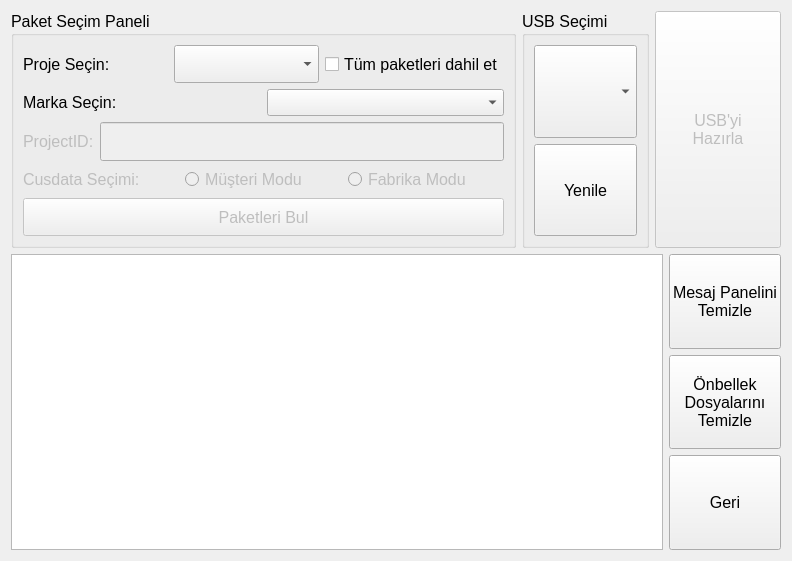
<?xml version="1.0" encoding="UTF-8"?>
<ui version="4.0">
 <class>imageCreatorWindow</class>
 <widget class="QWidget" name="imageCreatorWindow">
  <property name="geometry">
   <rect>
    <x>0</x>
    <y>0</y>
    <width>792</width>
    <height>561</height>
   </rect>
  </property>
  <property name="windowTitle">
   <string>Form</string>
  </property>
  <layout class="QVBoxLayout" name="verticalLayout_2" stretch="4,5">
   <item>
    <layout class="QHBoxLayout" name="horizontalLayout" stretch="4,1,1">
     <item>
      <widget class="QGroupBox" name="groupBox_3">
       <property name="font">
        <font>
         <pointsize>12</pointsize>
        </font>
       </property>
       <property name="title">
        <string>Paket Seçim Paneli</string>
       </property>
       <layout class="QVBoxLayout" name="verticalLayout" stretch="1,0,1,0,1">
        <item>
         <layout class="QHBoxLayout" name="horizontalLayout_2" stretch="0,0,0">
          <item>
           <widget class="QLabel" name="label">
            <property name="font">
             <font>
              <pointsize>12</pointsize>
             </font>
            </property>
            <property name="text">
             <string>Proje Seçin:</string>
            </property>
           </widget>
          </item>
          <item>
           <widget class="QComboBox" name="projectsComboBox">
            <property name="sizePolicy">
             <sizepolicy hsizetype="Preferred" vsizetype="Minimum">
              <horstretch>0</horstretch>
              <verstretch>0</verstretch>
             </sizepolicy>
            </property>
           </widget>
          </item>
          <item>
           <widget class="QCheckBox" name="dortluPaketCheckBox">
            <property name="sizePolicy">
             <sizepolicy hsizetype="Minimum" vsizetype="Minimum">
              <horstretch>0</horstretch>
              <verstretch>0</verstretch>
             </sizepolicy>
            </property>
            <property name="layoutDirection">
             <enum>Qt::LeftToRight</enum>
            </property>
            <property name="text">
             <string>Tüm paketleri dahil et</string>
            </property>
            <property name="iconSize">
             <size>
              <width>32</width>
              <height>32</height>
             </size>
            </property>
           </widget>
          </item>
         </layout>
        </item>
        <item>
         <layout class="QHBoxLayout" name="horizontalLayout_6">
          <item>
           <widget class="QLabel" name="label_2">
            <property name="text">
             <string>Marka Seçin:</string>
            </property>
           </widget>
          </item>
          <item>
           <widget class="QComboBox" name="brandsComboBox">
            <property name="sizePolicy">
             <sizepolicy hsizetype="Preferred" vsizetype="Minimum">
              <horstretch>0</horstretch>
              <verstretch>0</verstretch>
             </sizepolicy>
            </property>
           </widget>
          </item>
         </layout>
        </item>
        <item>
         <layout class="QHBoxLayout" name="horizontalLayout_3">
          <item>
           <widget class="QLabel" name="projectIdLabel">
            <property name="enabled">
             <bool>false</bool>
            </property>
            <property name="text">
             <string>ProjectID:</string>
            </property>
           </widget>
          </item>
          <item>
           <widget class="QLineEdit" name="projectIdLineEdit">
            <property name="enabled">
             <bool>false</bool>
            </property>
            <property name="sizePolicy">
             <sizepolicy hsizetype="Expanding" vsizetype="Minimum">
              <horstretch>0</horstretch>
              <verstretch>0</verstretch>
             </sizepolicy>
            </property>
           </widget>
          </item>
         </layout>
        </item>
        <item>
         <layout class="QHBoxLayout" name="horizontalLayout_4">
          <item>
           <widget class="QLabel" name="cusdataLabel">
            <property name="enabled">
             <bool>false</bool>
            </property>
            <property name="text">
             <string>Cusdata Seçimi:</string>
            </property>
           </widget>
          </item>
          <item>
           <widget class="QRadioButton" name="customerRadioButton">
            <property name="enabled">
             <bool>false</bool>
            </property>
            <property name="sizePolicy">
             <sizepolicy hsizetype="Minimum" vsizetype="Minimum">
              <horstretch>0</horstretch>
              <verstretch>0</verstretch>
             </sizepolicy>
            </property>
            <property name="text">
             <string>Müşteri Modu</string>
            </property>
            <property name="iconSize">
             <size>
              <width>32</width>
              <height>32</height>
             </size>
            </property>
           </widget>
          </item>
          <item>
           <widget class="QRadioButton" name="factoryRadioButton">
            <property name="enabled">
             <bool>false</bool>
            </property>
            <property name="sizePolicy">
             <sizepolicy hsizetype="Minimum" vsizetype="Minimum">
              <horstretch>0</horstretch>
              <verstretch>0</verstretch>
             </sizepolicy>
            </property>
            <property name="sizeIncrement">
             <size>
              <width>0</width>
              <height>0</height>
             </size>
            </property>
            <property name="text">
             <string>Fabrika Modu</string>
            </property>
            <property name="iconSize">
             <size>
              <width>32</width>
              <height>32</height>
             </size>
            </property>
           </widget>
          </item>
         </layout>
        </item>
        <item>
         <widget class="QPushButton" name="findButton">
          <property name="enabled">
           <bool>false</bool>
          </property>
          <property name="sizePolicy">
           <sizepolicy hsizetype="Minimum" vsizetype="Minimum">
            <horstretch>0</horstretch>
            <verstretch>0</verstretch>
           </sizepolicy>
          </property>
          <property name="font">
           <font>
            <pointsize>12</pointsize>
           </font>
          </property>
          <property name="text">
           <string>Paketleri Bul</string>
          </property>
         </widget>
        </item>
       </layout>
      </widget>
     </item>
     <item>
      <widget class="QGroupBox" name="groupBox">
       <property name="font">
        <font>
         <pointsize>12</pointsize>
        </font>
       </property>
       <property name="title">
        <string>USB Seçimi</string>
       </property>
       <layout class="QVBoxLayout" name="verticalLayout_3">
        <item>
         <widget class="QComboBox" name="usbDevicesBox">
          <property name="sizePolicy">
           <sizepolicy hsizetype="Preferred" vsizetype="Minimum">
            <horstretch>0</horstretch>
            <verstretch>0</verstretch>
           </sizepolicy>
          </property>
          <property name="font">
           <font>
            <pointsize>12</pointsize>
           </font>
          </property>
         </widget>
        </item>
        <item>
         <widget class="QPushButton" name="refreshButton">
          <property name="sizePolicy">
           <sizepolicy hsizetype="Minimum" vsizetype="Minimum">
            <horstretch>0</horstretch>
            <verstretch>0</verstretch>
           </sizepolicy>
          </property>
          <property name="font">
           <font>
            <pointsize>12</pointsize>
           </font>
          </property>
          <property name="text">
           <string>Yenile</string>
          </property>
         </widget>
        </item>
       </layout>
      </widget>
     </item>
     <item>
      <widget class="QPushButton" name="prepareButton">
       <property name="enabled">
        <bool>false</bool>
       </property>
       <property name="sizePolicy">
        <sizepolicy hsizetype="Minimum" vsizetype="Minimum">
         <horstretch>0</horstretch>
         <verstretch>0</verstretch>
        </sizepolicy>
       </property>
       <property name="font">
        <font>
         <pointsize>12</pointsize>
        </font>
       </property>
       <property name="text">
        <string>USB'yi
Hazırla</string>
       </property>
      </widget>
     </item>
    </layout>
   </item>
   <item>
    <layout class="QHBoxLayout" name="horizontalLayout_5" stretch="6,1">
     <item>
      <widget class="QPlainTextEdit" name="infoMessages"/>
     </item>
     <item>
      <layout class="QVBoxLayout" name="verticalLayout_4">
       <item>
        <widget class="QPushButton" name="clearInfoMessagesButton">
         <property name="sizePolicy">
          <sizepolicy hsizetype="Minimum" vsizetype="Minimum">
           <horstretch>0</horstretch>
           <verstretch>0</verstretch>
          </sizepolicy>
         </property>
         <property name="font">
          <font>
           <pointsize>12</pointsize>
          </font>
         </property>
         <property name="text">
          <string>Mesaj Panelini
Temizle</string>
         </property>
        </widget>
       </item>
       <item>
        <widget class="QPushButton" name="clearCacheButton">
         <property name="sizePolicy">
          <sizepolicy hsizetype="Minimum" vsizetype="Minimum">
           <horstretch>0</horstretch>
           <verstretch>0</verstretch>
          </sizepolicy>
         </property>
         <property name="font">
          <font>
           <pointsize>12</pointsize>
          </font>
         </property>
         <property name="text">
          <string>Önbellek
Dosyalarını
Temizle</string>
         </property>
        </widget>
       </item>
       <item>
        <widget class="QPushButton" name="backButton">
         <property name="sizePolicy">
          <sizepolicy hsizetype="Minimum" vsizetype="Minimum">
           <horstretch>0</horstretch>
           <verstretch>0</verstretch>
          </sizepolicy>
         </property>
         <property name="font">
          <font>
           <pointsize>12</pointsize>
          </font>
         </property>
         <property name="text">
          <string>Geri</string>
         </property>
        </widget>
       </item>
      </layout>
     </item>
    </layout>
   </item>
  </layout>
 </widget>
 <resources/>
 <connections/>
</ui>
